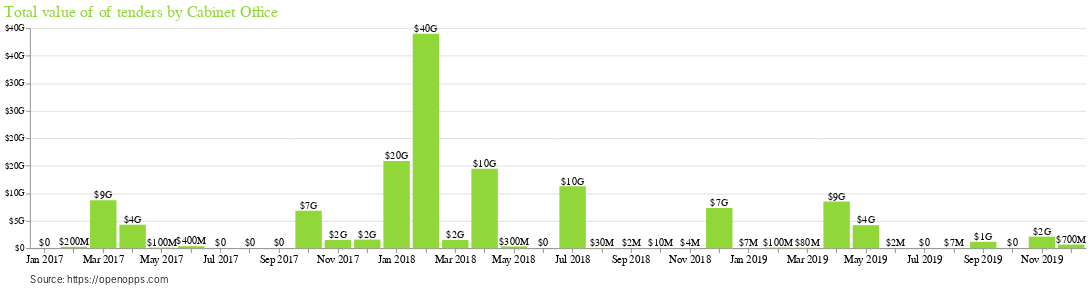

The code cell stored with this chart in its notebook:
### Code cell
chart = (
            alt.Chart(df1, width=1200, height=250, title="Total value of of tenders by Cabinet Office")
                .mark_bar(color='#91D739')
                .encode(
                alt.X(
                    "yearmonth(releasedate):O",
                    ## xAxis title must be "Source: https://openopps.com"
                    axis=alt.Axis(title="Source: https://openopps.com", grid=False, 
                labelFont='Helvetica', 
                labelFontSize=12, 
                labelAngle=0, 
                titleAlign='left',
                titleAnchor='start',
                titleFont='Helvetica',
                titleFontSize= 11,
                titleFontWeight= 300,
                titleX= -0,
                titleY= 30)
                ),
                alt.Y("sum(value_sum):Q",
                      axis=alt.Axis(title="",
                                    format="$,.0s"),
                      ),
                tooltip=[
                    alt.Tooltip('sum(value_sum):Q', title="Total value", format="$,.4r"),
                    alt.Tooltip('sum(ocid_count):Q', title="Total tenders")
                ],
                  # suppress the legend for now.
            )
        )

        text = (
            chart.mark_text(align="center", baseline="bottom")
                .encode(text=alt.Text('sum(value_sum):Q', format='$,.1s'))
        )

        (chart+text).configure_view(
          strokeWidth=0
        ).configure_title(fontSize=18, anchor='start',
                color= "#91D739", font='Helvetica', fontWeight=400)

### Figure 1 — Vega-Lite specification as saved in the notebook (floating-point values rounded to 4 significant figures; data arrays with more than 128 entries replaced by an {"elided": "..."} marker saying what was removed)
{"config": {"view": {"continuousWidth": 400, "continuousHeight": 300, "strokeWidth": 0}, "title": {"anchor": "start", "color": "#91D739", "font": "Helvetica", "fontSize": 18, "fontWeight": 400}}, "layer": [{"mark": {"type": "bar", "color": "#91D739"}, "encoding": {"tooltip": [{"type": "quantitative", "aggregate": "sum", "field": "value_sum", "format": "$,.4r", "title": "Total value"}, {"type": "quantitative", "aggregate": "sum", "field": "ocid_count", "title": "Total tenders"}], "x": {"type": "ordinal", "axis": {"grid": false, "labelAngle": 0, "labelFont": "Helvetica", "labelFontSize": 12, "title": "Source: https://openopps.com", "titleAlign": "left", "titleAnchor": "start", "titleFont": "Helvetica", "titleFontSize": 11, "titleFontWeight": 300, "titleX": 0, "titleY": 30}, "field": "releasedate", "timeUnit": "yearmonth"}, "y": {"type": "quantitative", "aggregate": "sum", "axis": {"format": "$,.0s", "title": ""}, "field": "value_sum"}}, "height": 250, "title": "Total value of of tenders by Cabinet Office", "width": 1200}, {"mark": {"type": "text", "align": "center", "baseline": "bottom"}, "encoding": {"text": {"type": "quantitative", "aggregate": "sum", "field": "value_sum", "format": "$,.1s"}, "tooltip": [{"type": "quantitative", "aggregate": "sum", "field": "value_sum", "format": "$,.4r", "title": "Total value"}, {"type": "quantitative", "aggregate": "sum", "field": "ocid_count", "title": "Total tenders"}], "x": {"type": "ordinal", "axis": {"grid": false, "labelAngle": 0, "labelFont": "Helvetica", "labelFontSize": 12, "title": "Source: https://openopps.com", "titleAlign": "left", "titleAnchor": "start", "titleFont": "Helvetica", "titleFontSize": 11, "titleFontWeight": 300, "titleX": 0, "titleY": 30}, "field": "releasedate", "timeUnit": "yearmonth"}, "y": {"type": "quantitative", "aggregate": "sum", "axis": {"format": "$,.0s", "title": ""}, "field": "value_sum"}}, "height": 250, "title": "Total value of of tenders by Cabinet Office", "width": 1200}], "data": {"name": "data-9168a4f268e140573be9b7ec76b51c6c"}, "$schema": "https://vega.github.io/schema/vega-lite/v4.0.2.json", "datasets": {"data-9168a4f268e140573be9b7ec76b51c6c": {"elided": "363 records"}}}
